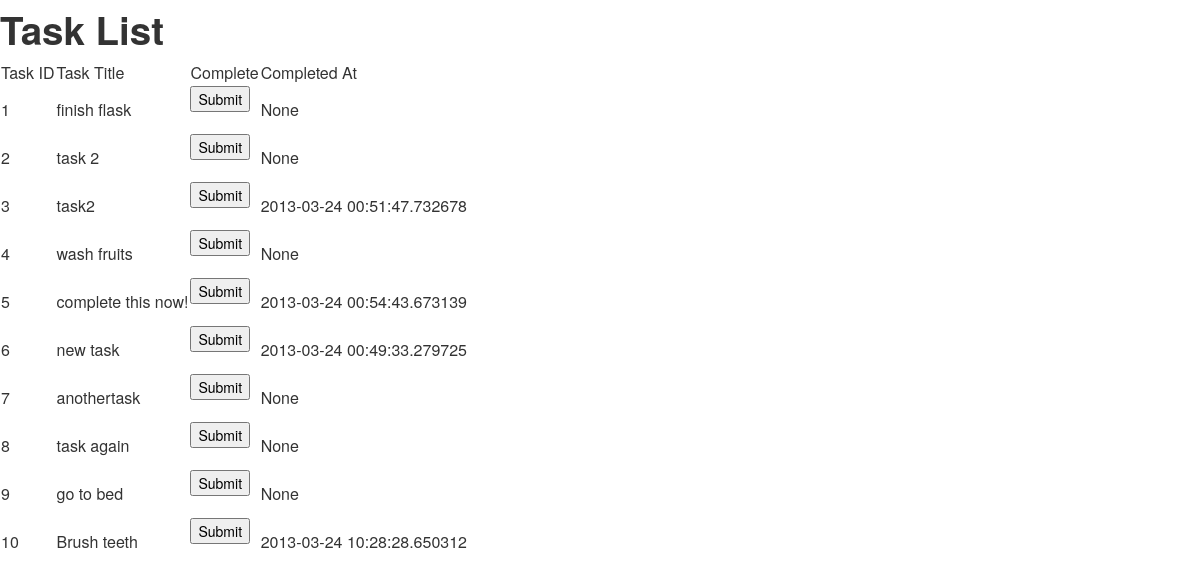
The page /tasks on the database its author committed.
### tables this page shows
CREATE TABLE tasks (
  id INTEGER PRIMARY KEY,
  title VARCHAR(64),
  created_at DATETIME,
  completed_by DATETIME,
  user_id INTEGER
  );

### tipsy.py (the view)
@app.route("/tasks")
def list_tasks():
  db = model.connect_db()
  tasks_from_db = model.get_tasks(db, None)
  user_id_list = []
  for dictionary in tasks_from_db:
    user_id_list.append(dictionary["user_id"])
  for user_id in user_id_list:
    users_from_db = model.get_user(db, user_id)
  return render_template("list_tasks.html", tasks=tasks_from_db,users=users_from_db)

### model.py (called while the page is built)
def connect_db():
  return sqlite3.connect("tipsy.db")

def get_user(db, user_id):
  c = db.cursor()
  user_id = str(user_id)
  query = """SELECT * FROM users WHERE id=?"""
  c.execute(query,(user_id))
  result = c.fetchone()
  if result:
    keys = ["id", "email", "password", "name"]
    return dict(zip(keys,result))
  return None

def get_tasks(db,user_id):
  c = db.cursor()
  if user_id:
    user_id = str(user_id)
    query = """SELECT * FROM tasks WHERE user_id=?"""
    c.execute(query, (user_id))
  else:
    query = """SELECT * FROM tasks"""
    c.execute(query)
  rows = c.fetchall()
  if rows:
    fields = ['id', 'title', 'created_at', 'completed_by', 'user_id']
    tasks = []
    for row in rows:
      task = dict(zip(fields,row))
      tasks.append(task)
    return tasks
  return None

### templates/list_tasks.html (shortened to what this page needs)
<!DOCTYPE html/>
<html>
<head><title>Tipsy</title>
      <link rel="stylesheet" type="text/css" href="/static/css/bootstrap.css"</link>
</head>
<body>
  <h1>Task List</h1>
  <table style="vertical-align: middle;">
    <tr>
      <td>Task ID</td>
      <td>Task Title</td>
      <td>Complete</td>
      <td>Completed At</td>
    </tr>
  {% for task in tasks %}
    <tr>
      <td>{{task['id']}}</td>
      <td>{{task['title']}}</td>
      <td>
        <form action="/complete_task" method="POST">
          <input type="submit" name="Complete Task"/>
        </form>
      </td>
      <td>
        {{task['completed_by']}}
      </td>
  {% endfor %}
    </tr>
  </table>
</body>
</html>

### rows shown on the page
tasks: id "1", title "finish flask", completed_by "None"
tasks: id "2", title "task 2", completed_by "None"
tasks: id "3", title "task2", completed_by "2013-03-24 00:51:47.732678"
tasks: id "4", title "wash fruits", completed_by "None"
tasks: id "5", title "complete this now!", completed_by "2013-03-24 00:54:43.673139"
tasks: id "6", title "new task", completed_by "2013-03-24 00:49:33.279725"
tasks: id "7", title "anothertask", completed_by "None"
tasks: id "8", title "task again", completed_by "None"
tasks: id "9", title "go to bed", completed_by "None"
tasks: id "10", title "Brush teeth", completed_by "2013-03-24 10:28:28.650312"
